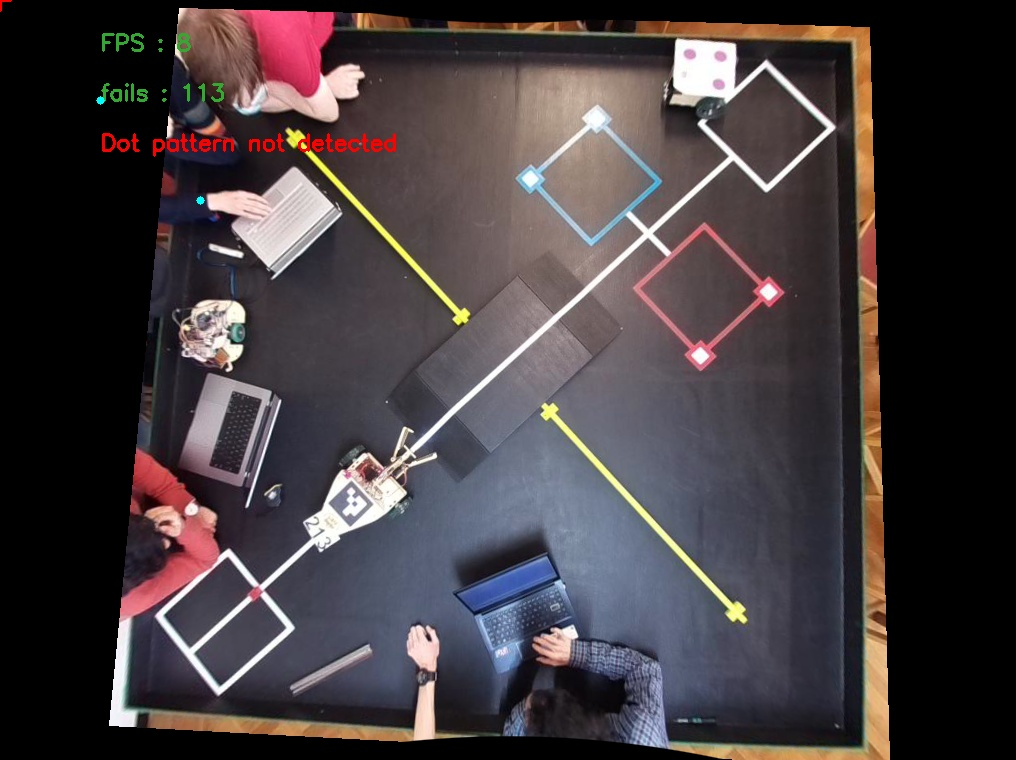
#> input picture nav-test-fails/1.jpg, 1016 x 760 px, found by its file name
$ python find_coords.py   (older library calls are emulated)
#> lines starting #> are read from the running program, lines starting #| are printed output that depends on the picture; after the words box and inside, x2 and y2 are one past the last pixel; in counts of white or black regions, pixels touching at a corner belong together; long printed decimals are rounded
#> in _test_dropoff_boxes, image is the input picture: shape (760, 1016, 3); mean B, G, R 62.5, 59.8, 67.7
### cv/unfisheye.py
"""Remove fisheye effects from a single image, given the calibration coefficients found in calibrate.py"""

import numpy as np
import cv2

# Windows checkerboard2
DIM=(1016, 760)
K=np.array([[617.046363722009, 0.0, 508.1742575190148], [0.0, 614.3819211597321, 382.7568542470966], [0.0, 0.0, 1.0]])
D=np.array([[-0.23284420692502958], [0.7725973070172576], [-1.2587721414504571], [0.7234483916379288]])

debug = __name__ == "__main__"

def undistort(img: np.ndarray , balance=0.0, dim2=None, dim3=None) -> np.ndarray:
    """Returns the image without fisheye distortion.

    Uses calibration coefficients found using calibrate.py with checkerboards.
    Allows retrieval of some of the cropped pixels with the help of "balance".
    See link for more info:
    https://medium.com/@kennethjiang/calibrate-fisheye-lens-using-opencv-part-2-13990f1b157f

    Parameters
    ----------
    img : np.ndarray
        The image with distortion
    balance : float
        How much of the undistorted image to keep: 1 = keep all, 0 = keep only inner portion.
    dim2 : list
        Dimensions (x,y) of the cropped image (default same as img)
    dim3 : list
        Dimensions (x,y) of the output image (default same as img)

    Returns
    -------
    undistorted_img : np.ndarray
        The image without distortion
    """
#> called with balance = 0
    if debug:
        cv2.imshow("input", img)
        cv2.waitKey(0)
        cv2.destroyAllWindows()
    dim1 = img.shape[:2][::-1]  #dim1 is the dimension of input image to un-distort
    assert dim1[0]/dim1[1] == DIM[0]/DIM[1], "Image to undistort needs to have same aspect ratio as the ones used in calibration"
    if not dim2:
        dim2 = dim1
    if not dim3:
        dim3 = dim1

    scaled_K = K * dim1[0] / DIM[0]  # The values of K is to scale with image dimension.
    scaled_K[2][2] = 1.0  # Except that K[2][2] is always 1.0
    # This is how scaled_K, dim2 and balance are used to determine the final K used to un-distort image.
    # OpenCV document failed to make this clear!

    # Select balance
    new_K = cv2.fisheye.estimateNewCameraMatrixForUndistortRectify(scaled_K, D, dim2, np.eye(3), balance=balance)
    map1, map2 = cv2.fisheye.initUndistortRectifyMap(scaled_K, D, np.eye(3), new_K, dim3, cv2.CV_16SC2)
    undistorted_img = cv2.remap(img, map1, map2,
        interpolation=cv2.INTER_LINEAR, borderMode=cv2.BORDER_CONSTANT)
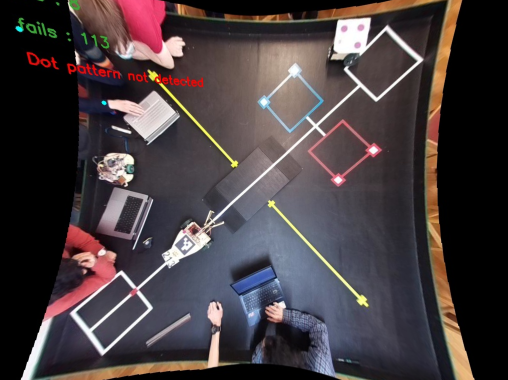
#> undistorted_img: shape (760, 1016, 3) (shown at 1/2 size); mean B, G, R 63.7, 61.1, 70.5
    if debug:
        cv2.imshow("undistorted", undistorted_img)
        cv2.waitKey(0)
        cv2.destroyAllWindows()
    return undistorted_img
if debug:
    # pic_name = "checkerboard2/3.jpg"
    pic_name = "new_board/1.jpg"
    img = cv2.imread(pic_name)
    undistort(img)

### cv/crop_board.py
import numpy as np
import cv2
from find_coords import untransform_board

_DEBUG = __name__ == "__main__"

BOARD_CORNERS_T = np.array((
    (-0.04257, -2.49275),
    (-2.46891, -0.01291),
    (-0.06849, 2.69533),
    (2.75669, -0.03823)
))
#> BOARD_CORNERS_T = [[-0.0426, -2.49], [-2.47, -0.0129], [-0.0685, 2.7], [2.76, -0.0382]]

PICKUP_CORNERS_T = np.array((
    (0.22048, 1.67371),
    (-0.31464, 1.64469),
    (-0.32059, 2.16882),
    (0.20810, 2.20481)
))
#> PICKUP_CORNERS_T = [[0.22, 1.67], [-0.315, 1.64], [-0.321, 2.17], [0.208, 2.2]]

PICKUP_CENTRE_T = np.mean(PICKUP_CORNERS_T, axis=0)
#> PICKUP_CENTRE_T = [-0.0517, 1.92]

# [15 lines left out: functions get_board_corners, get_pickup_corners, not called in this run]


def crop_board(image: np.ndarray, shift: np.ndarray, invmat: np.ndarray,
               corners: np.ndarray = None):
    """Remove everything in the image except for the area inside the corners

    Parameters
    ----------
    image : np.ndarray
        An undistorted image
    shift : np.ndarray
        The shift vector found with get_shift_invmat_mat()
    invmat : np.ndarray
        The inverse matrix found with get_shift_invmat_mat()
    corners : np.ndarray or None
        Corners to crop into, default board outer corners

    Returns
    -------
    np.ndarray
        The cropped image
    """
    if corners is None:
        corners = get_board_corners(shift, invmat)
    mask = np.zeros(image.shape[0:2], dtype=np.uint8)
    cv2.fillConvexPoly(mask, np.int0(corners), 255)
    cropped = cv2.bitwise_and(image, image, mask=mask)
    if __name__ == "__main__":
        cv2.imshow("mask", mask)
        cv2.waitKey(0)
        cv2.imshow("cropped", cropped)
        cv2.waitKey(0)
        cv2.destroyAllWindows()
    return cropped

def remove_shadow(image: np.ndarray, k: int = 201):
    """Remove the spotlights / shadows from an image of the board.
    Works best if the image is already cropped into the board.
    Known issue: if k is less than < 150, the purple tracking dots will have
    a large green smear added to them (they are detected as spotlights)

    Parameters
    ----------
    image : np.ndarray
        Image to remove spotlights / shadows from
    k : int
        The characteristic size of the spotlights / shadows

    Returns
    -------
    np.ndarray
        Image without spotlights / shadows
    """
    inverted = cv2.bitwise_not(image)
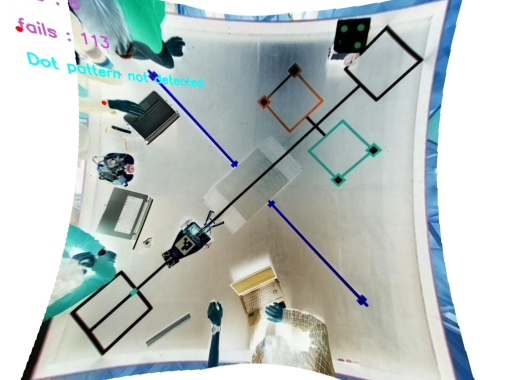
#> inverted: shape (760, 1016, 3) (shown at 1/2 size); mean B, G, R 191.3, 193.9, 184.5
    rgb_planes = cv2.split(inverted)

    result_planes = []
    result_norm_planes = []
    for plane in rgb_planes:
        dilated_img = cv2.dilate(plane, np.ones((7,7), np.uint8))
        bg_img = cv2.medianBlur(dilated_img, k)
        diff_img = 255 - cv2.absdiff(plane, bg_img)
        norm_img = cv2.normalize(diff_img,None, alpha=0, beta=255, norm_type=cv2.NORM_MINMAX, dtype=cv2.CV_8UC1)
        result_planes.append(diff_img)
        result_norm_planes.append(norm_img)

    result = cv2.merge(result_planes)
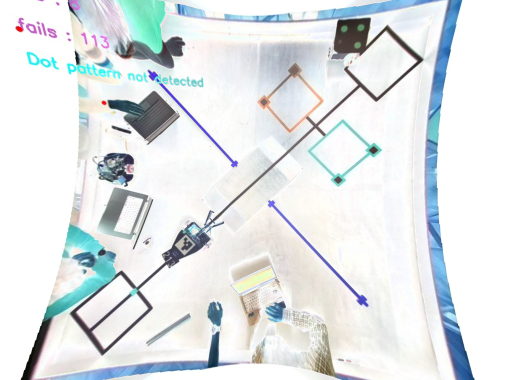
#> result: shape (760, 1016, 3) (shown at 1/2 size); mean of channels 0, 1, 2 231.3, 229.6, 224.7; drawn as B, G, R
    result_norm = cv2.merge(result_norm_planes)
#> in dropoff_boxes, `image2 = remove_shadow(image2)`:
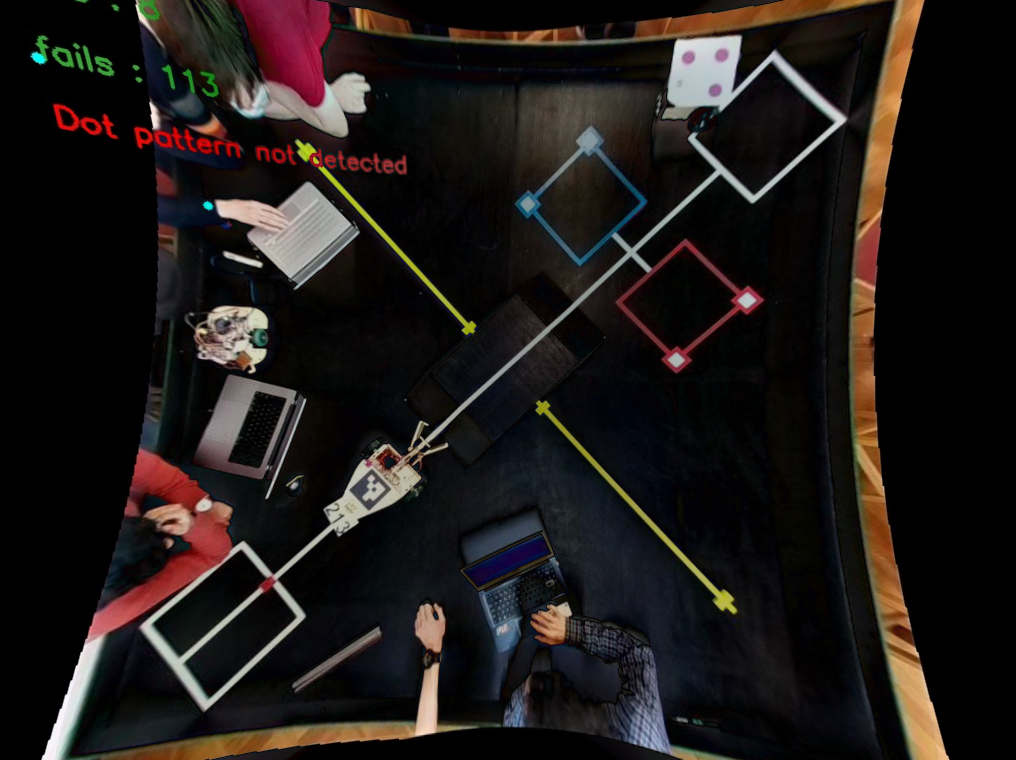
#> image2: shape (760, 1016, 3); mean B, G, R 23.7, 25.4, 30.5
#> in barrier_centres, `hMin = 20`: hMin = 20
#> in barrier_centres, `hMax = 50`: hMax = 50
#> in barrier_centres, `sMax = 255`: sMax = 255
#> in barrier_centres, `lower = np.array([hMin, sMin, vMin])`: lower = [20, 20, 20]
#> in barrier_centres, `upper = np.array([hMax, sMax, vMax])`: upper = [50, 255, 255]
#> in barrier_centres, `cnts, _ = cv2.findContours(mask, cv2.RETR_TREE, cv2.CHAIN_APPROX_SIMPLE)`: cnts = 980 contours, 907 with area under 20; largest, box (x1, y1, x2, y2) and area: (451, 87, 634, 157) 3366, (531, 399, 743, 618) 2174, (848, 267, 871, 564) 1381, (177, 0, 247, 88) 1340, (318, 166, 477, 337) 1327
#> in barrier_centres, `middle = np.array((image.shape[1], image.shape[0])) / 2`: middle = [508, 380]
#> in barrier_centres, `mags = np.linalg.norm(centres, axis=1)`: mags = [409.1, 483.9, 195.9, 350.4, 166.5, 272.2]
#> in barrier_centres, `args = mags.argsort()`: args = [4, 2, 5, 3, 0, 1]
#> in barrier_centres, `centres = np.take(centres, args[:2], axis=0)`: centres = [[-107.7, -127], [138.5, 138.6]]
#> in get_shift_invmat_mat, `centres = barrier_centres(image)`: centres = [[400.3, 253], [646.5, 518.6]]
#> in get_shift_invmat_mat, `shift = (centres[0] + centres[1]) / 2`: shift = [523.4, 385.8]
#> in get_shift_invmat_mat, `c = centres[0] - shift`: c = [-123.1, -132.8]
#> in get_shift_invmat_mat, `c = c if c[0] > 0 else centres[1] - shift`: c = [123.1, 132.8]
#> in get_shift_invmat_mat, `mat = np.array(((c[0], c[1]), (-c[1], c[0]))) / (c[0]**2 + c[1]**2)`: mat = [[0.00375, 0.00405], [-0.00405, 0.00375]]
#> in get_shift_invmat_mat, `invmat = np.array(((c[0], -c[1]), (c[1], c[0])))`: invmat = [[123.1, -132.8], [132.8, 123.1]]
#> in dropoff_boxes, `shift, invmat, _ = get_shift_invmat_mat(image2)`: shift = [523.4, 385.8]; invmat = [[123.1, -132.8], [132.8, 123.1]]
#> in dropoff_boxes, `dropoff_area = ( untransform_board(shift, invmat, np.array((-0.77739, ..`: dropoff_area = ([501, 214.6], [596.7, 127.3], [788.2, 319.6], [695.1, 409.4])
    if _DEBUG:
        cv2.imshow("result_norm", cv2.bitwise_not(result_norm))
        cv2.waitKey(0)

    return cv2.bitwise_not(result_norm)

def kmeans(image: np.ndarray, K: int):
    """Limit the image to only contain "K" colours

    Parameters
    ----------
    image : np.ndarray
        The image to process
    K : int
        How many colours the final image should contain

    Returns
    -------
    np.ndarray
        Image with limited number of colours
    """

    Z = image.reshape((-1,3))
    # convert to np.float32
    Z = np.float32(Z)
    # define criteria, number of clusters(K) and apply kmeans()
    criteria = (cv2.TERM_CRITERIA_EPS + cv2.TERM_CRITERIA_MAX_ITER, 10, 1.0)
#> criteria = (3, 10, 1)
    ret,label,center=cv2.kmeans(Z,K,None,criteria,10,cv2.KMEANS_RANDOM_CENTERS)
#> ret = 18097466; center = [[93.28, 76.38, 44.31], [154.4, 154.8, 148.9], [0.266, 0.251, 0.35], [56.08, 48.47, 111.3]]
    # Now convert back into uint8, and make original image
    center = np.uint8(center)
#> center = [[93, 76, 44], [154, 154, 148], [0, 0, 0], [56, 48, 111]]
#> in dropoff_boxes, `hMin = 0`: hMin = 0
#> in dropoff_boxes, `vMin = 120`: vMin = 120
#> in dropoff_boxes, `hMax = 179`: hMax = 179
#> in dropoff_boxes, `sMax = 40`: sMax = 40
#> in dropoff_boxes, `vMax = 255`: vMax = 255
#> in dropoff_boxes, `lower = np.array([hMin, sMin, vMin])`: lower = [0, 0, 120]
#> in dropoff_boxes, `upper = np.array([hMax, sMax, vMax])`: upper = [179, 40, 255]
#> in dropoff_boxes, `cnts, _ = cv2.findContours(mask, cv2.RETR_TREE, cv2.CHAIN_APPROX_SIMPLE)`: cnts = 6 contours, 2 with area under 20; largest, box (x1, y1, x2, y2) and area: (582, 207, 680, 299) 689, (737, 292, 757, 309) 177, (668, 352, 685, 368) 138, (521, 197, 534, 212) 100
#| 138.5
#| 177.0
#| 689.0
#| 99.5
#| 0.0
#| 0.0
#| [array([675.907, 359.438]), array([746.579, 299.808 ])]
    res = center[label.flatten()]
    return res.reshape((image.shape))


# [27 lines left out: functions _test_kmeans, _test_crop, not called in this run]


# [3 lines that do not run on import are left out]

### cv/robot_properties.py
import numpy as np

DOT_PATTERN_DIR = -1 # -1 = forward in the
#> DOT_PATTERN_DIR = -1

# [36 lines of commented-out code are left out]
FINE_THRESH = 0.7 # in seconds
#> FINE_THRESH = 0.7
FORWARD_FINE = np.array((155,150))
#> FORWARD_FINE = [155, 150]
BACKWARD_FINE = -FORWARD_FINE
#> BACKWARD_FINE = [-155, -150]
FORWARD = np.array((255,255))
#> FORWARD = [255, 255]
BACKWARD = -FORWARD
#> BACKWARD = [-255, -255]
LEFT_FINE = np.array((-150,150))
#> LEFT_FINE = [-150, 150]
RIGHT_FINE = -LEFT_FINE
#> RIGHT_FINE = [150, -150]
LEFT = np.array((-255,255))
#> LEFT = [-255, 255]
RIGHT = -LEFT
#> RIGHT = [255, -255]

# Move forward and left/right, designed for going around the corner.
CORNER_LEFT = np.array((100,255))
#> CORNER_LEFT = [100, 255]
CORNER_RIGHT = np.array((255,100))
#> CORNER_RIGHT = [255, 100]

# was 25
MOVEMENT_SPEED_FINE = 30     # Forward/Backward movement speed in px/s on unscaled image
#> MOVEMENT_SPEED_FINE = 30
ROTATION_SPEED_FINE = 2 * np.pi / 6.85      # Radians per second
#> ROTATION_SPEED_FINE = 0.917
MOVEMENT_SPEED = 75     # Forward/Backward movement speed in px/s on unscaled image
#> MOVEMENT_SPEED = 75
ROTATION_SPEED = 2 * np.pi / 2.5      # Radians per second
#> ROTATION_SPEED = 2.51
CORNER_SPEED = 1 / 2.1 # Corners per second
#> CORNER_SPEED = 0.476

LARGE_ROTATION_THRESH = 0.5
#> LARGE_ROTATION_THRESH = 0.5

COFR_OFFSET = np.array([-1.1, 0]) # [-1.07271384  0.12336127], [-1.16548528 -0.327872  ]
#> COFR_OFFSET = [-1.1, 0]
TRUE_FRONT_OFFSET = np.array([9.12422037, 0.1491684 ])
#> TRUE_FRONT_OFFSET = [9.12, 0.149]
CORNER_LEFT_OFFSET = np.array([-0.75782368, -3.76264503]) #
#> CORNER_LEFT_OFFSET = [-0.758, -3.76]
CORNER_RIGHT_OFFSET = np.array([-1.0455142,  3.9454316]) #
#> CORNER_RIGHT_OFFSET = [-1.05, 3.95]

#------------------

GATE_UP = 135
#> GATE_UP = 135
GATE_DOWN = 45
#> GATE_DOWN = 45
GATE_OFFSET = np.array((1.25,0))
#> GATE_OFFSET = [1.25, 0]
MIDDLE_OFFSET = np.array((0,0))
#> MIDDLE_OFFSET = [0, 0]

SENSOR_OFFSET_DETECT = np.array((2.3,0.7))
#> SENSOR_OFFSET_DETECT = [2.3, 0.7]
SENSOR_OFFSET_NO_DETECT = np.array((3.5,0.7))
#> SENSOR_OFFSET_NO_DETECT = [3.5, 0.7]

# Purely for debugging purposes
_BOT_SIZE = 2
OUTER_BBOX = np.array((
    (-_BOT_SIZE, -_BOT_SIZE),
    (-_BOT_SIZE, _BOT_SIZE),
    (_BOT_SIZE, _BOT_SIZE),
    (_BOT_SIZE, -_BOT_SIZE)
))
#> OUTER_BBOX = [[-2, -2], [-2, 2], [2, 2], [2, -2]]

### cv/waypoints.py
import numpy as np
from robot_properties import *
from find_dots import untransform_coords, get_CofR, get_true_front, perp, angle
from find_coords import untransform_board
import cv2

_DEBUG = __name__ == "__main__"
MAX_COMMAND_NUM = 2
#> MAX_COMMAND_NUM = 2


class Waypoint:
    _target_pos: np.ndarray
    _target_orient: np.ndarray # which way the true forward dir should point, always unit length
    _pos_tol: float # pixels
    _near_tol: float # pixels
    _orient_tol: float # radians
    _orient_backward_ok: bool
    _move_backward_ok: bool
    _do_fine: bool

    # The position in the robot's coordinate system which we want to get to
    # target_pos
    _robot_offset: np.ndarray

    # [381 lines left out: functions __init__, _get_rotation_noalign, _get_m_new, _get_rotation_align_target, _get_rotation_align_CofR, _get_translation_noalign and 7 more, not called in this run]


# Generalises the idea of a list of actions to carry out
# Returns all the commands to be run at once.
class Subroutine:
    _actions: list or tuple
    _skip_checks: bool
    _just_once: "tuple[bool]"
    _has_run: "list[bool]"

    # [68 lines left out: functions __init__, draw, get_command_list, not called in this run]

# _T means transformed coordinates (relative to the yellow barriers)

BLUE_BARRIER_T = np.array((-1.57657, 0.00544))
#> BLUE_BARRIER_T = [-1.58, 0.00544]
RED_BARRIER_T = np.array((1.63555, -0.00785))
#> RED_BARRIER_T = [1.64, -0.00785]

BLUE_CORNER_T = np.array((-1.90484, 0)) # 0.02536
#> BLUE_CORNER_T = [-1.9, 0]
RED_CORNER_T = np.array((1.90484, 0)) # -0.00796 2.25079
#> RED_CORNER_T = [1.9, 0]
# Ordered towards pickup, first & last are routing waypoints
BLUE_CORNER_FORWARD_TS = np.array((
    (-1.77714, -0.16240), # (-1.79356, -0.18146) (-1.80997, -0.20051)
    BLUE_CORNER_T,
    (-1.11507, 0.82523)
))
#> BLUE_CORNER_FORWARD_TS = [[-1.78, -0.162], [-1.9, 0], [-1.12, 0.825]]
BLUE_CORNER_BACKWARD_TS = np.array((
    (-1.77395, 0.17771),
    BLUE_CORNER_T,
    (-1.28200, -0.67462),
))
#> BLUE_CORNER_BACKWARD_TS = [[-1.77, 0.178], [-1.9, 0], [-1.28, -0.675]]
RED_CORNER_FORWARD_TS = np.array((
    (1.90121, -0.22039),
    RED_CORNER_T,
    (1.23903, 0.74794)
))
#> RED_CORNER_FORWARD_TS = [[1.9, -0.22], [1.9, 0], [1.24, 0.748]]
RED_CORNER_BACKWARD_TS = np.array((
    (1.94007, 0.21116),
    RED_CORNER_T,
    (1.37965, -0.58829),
))
#> RED_CORNER_BACKWARD_TS = [[1.94, 0.211], [1.9, 0], [1.38, -0.588]]
PICKUP_CROSS_T = np.array((-0.04367, 1.02938))
#> PICKUP_CROSS_T = [-0.0437, 1.03]
DROPOFF_CROSS_T = np.array((-0.04001, -0.98237))
#> DROPOFF_CROSS_T = [-0.04, -0.982]

BRIDGE_MIDDLE_T = (PICKUP_CROSS_T + DROPOFF_CROSS_T) / 2
#> BRIDGE_MIDDLE_T = [-0.0418, 0.0235]

BLUE_DROPOFFS_T = np.array((
    (-0.63225, -1.18038),
    (-0.63766, -0.72680)
))
#> BLUE_DROPOFFS_T = [[-0.632, -1.18], [-0.638, -0.727]]
RED_DROPOFFS_T = np.array((
    (0.59841, -1.22614),
    (0.59703, -0.75593)
))
#> RED_DROPOFFS_T = [[0.598, -1.23], [0.597, -0.756]]

HOME_T = np.array((-0.02170, -1.78574))
#> HOME_T = [-0.0217, -1.79]

## Intermediate waypoints
# Near corners on pickup / dropoff side
BLUE_POINT_PICKUP_T = np.array((-1.45095, 0.37588))
#> BLUE_POINT_PICKUP_T = [-1.45, 0.376]
BLUE_POINT_DROPOFF_T = np.array((-1.43618, -0.39134))
#> BLUE_POINT_DROPOFF_T = [-1.44, -0.391]
# Near dropoff boxes
BLUE_POINT_BOX1_T = np.array((-0.82942, -0.98781))
#> BLUE_POINT_BOX1_T = [-0.829, -0.988]
BLUE_POINT_BOX2_T = np.array((-0.84395, -0.51035))
#> BLUE_POINT_BOX2_T = [-0.844, -0.51]

RED_POINT_PICKUP_T = np.array((1.48792, 0.51021))
#> RED_POINT_PICKUP_T = [1.49, 0.51]
RED_POINT_DROPOFF_T = np.array((1.56643, -0.41359))
#> RED_POINT_DROPOFF_T = [1.57, -0.414]
RED_POINT_BOX1_T = np.array((0.79716, -1.04265))
#> RED_POINT_BOX1_T = [0.797, -1.04]
RED_POINT_BOX2_T = np.array((0.80650, -0.55608))
#> RED_POINT_BOX2_T = [0.806, -0.556]


# =====================================================================
# =====================================================================

# [268 lines left out: functions _test_waypoint, _test_waypoint_list, _test_subroutine, not called in this run]
# [4 lines that do not run on import are left out]

### cv/find_coords.py
# importing the module
import cv2
import numpy as np

_DEBUG = __name__ == "__main__"
_DRAW_MASKS = True


# function to display the coordinates of
# of the points clicked on the image
# [411 lines left out: functions click_event, click_event_normalised, barrier_centres, dropoff_boxes, get_shift_invmat_mat, transform_board and 4 more, not called in this run]
#> in barrier_centres (call 2), `cnts, _ = cv2.findContours(mask, cv2.RETR_TREE, cv2.CHAIN_APPROX_SIMPLE)`: cnts = 187 contours, 148 with area under 20; largest, box (x1, y1, x2, y2) and area: (535, 399, 739, 617) 2537, (317, 166, 478, 337) 1942, (840, 281, 871, 556) 1573, (866, 571, 920, 760) 1078, (446, 35, 593, 52) 657
    shift = (centres[0] + centres[1]) / 2
    # c = bottom right barrier centroid - shift
    c = centres[0] - shift
    c = c if c[0] > 0 else centres[1] - shift
    # Map to normalised coordinates
    mat = np.array(((c[0], c[1]), (-c[1], c[0]))) / (c[0]**2 + c[1]**2)
    # Map from normalised coordinates
    invmat = np.array(((c[0], -c[1]), (c[1], c[0])))
    if __name__ == "__main__":
        print(centres)
        cv2.circle(image, np.int0(centres[0]), 5, (255,0,0), -1)
        cv2.circle(image, np.int0(centres[1]), 5, (255,0,0), -1)
    return shift, invmat, mat

def transform_board(shift: np.ndarray, mat: np.ndarray, x: np.ndarray):
    """Return the normalised board coordinates from camera coordinates

    Parameters
    ----------
    shift : np.ndarray
        The shift vector found with get_shift_invmat_mat()
    mat : np.ndarray
        The matrix found with get_shift_invmat_mat()
    x : np.ndarray
        Camera coordinates to transform

    Returns
    -------
    np.ndarray
        Transformed coordinates
    """
    return np.matmul(mat, x - shift)

def untransform_board(shift: np.ndarray, invmat: np.ndarray, transformed :np.ndarray):
    """Return the camera coordinates from normalised board coordinates

    Parameters
    ----------
    shift : np.ndarray
        The shift vector found with get_shift_invmat_mat()
    invmat : np.ndarray
        The inverse matrix found with get_shift_invmat_mat()
    transformed : np.ndarray
        Normalised board coordinates to untransform

    Returns
    -------
    np.ndarray
        Camera coords corresponding to the transformed coords
    """
    return np.matmul(invmat, transformed) + shift

def _pick_points():
    from unfisheye import undistort
    # reading the image
    image = cv2.imread('checkerboard2/3.jpg', 1)
    image = undistort(image)

    # displaying the image
    cv2.imshow('image', image)

    # setting mouse handler for the image
    # and calling the click_event() function
    cv2.setMouseCallback('image', click_event, image)

    # wait for a key to be pressed to exit
    cv2.waitKey(0)

    # close the window
    cv2.destroyAllWindows()

def _pick_points_normalised():
    from unfisheye import undistort
    from crop_board import crop_board, remove_shadow

    # Return the points normalised by the barrier positions

    # image = cv2.imread('dots/dot17.jpg')
    image = cv2.imread('nav-test-fails/1.jpg')
    # image = cv2.imread('checkerboard2/3.jpg')

    image = undistort(image, 0.4)
    image2 = image.copy()
    # Shadow removal on an uncropped image results in many artefacts,
    # but is helpful for reliable shift / mat calculation.
    # So we keep a copy handy, before any artefacts.

    # Preprocessing
    image2 = remove_shadow(image2, 101)
    shift, invmat, mat = get_shift_invmat_mat(image2)
    image = crop_board(image, shift, invmat)

    # displaying the image
    cv2.imshow('image', remove_shadow(image))

    # setting mouse handler for the image
    # and calling the click_event() function
    cv2.setMouseCallback('image', click_event_normalised, (image, shift, mat))

    # wait for a key to be pressed to exit
    cv2.waitKey(0)

    # close the window
    cv2.destroyAllWindows()

def _test_dropoff_boxes():
    from unfisheye import undistort

    # image = cv2.imread('new_board/1.jpg')
    image = cv2.imread('nav-test-fails/1.jpg')
    # image = cv2.imread('dropoff-boxes/5.jpg')
    # image = cv2.imread('checkerboard2/3.jpg')

    image = undistort(image)

    for i,group in enumerate(dropoff_boxes(image)):
#> in dropoff_boxes, `shift, invmat, mat = get_shift_invmat_mat(img)`: shift = [521.5, 383.9]; invmat = [[122.4, -131.7], [131.7, 122.4]]; mat = [[0.00379, 0.00407], [-0.00407, 0.00379]]
#> in dropoff_boxes, `fail_i = -1`: fail_i = -1
#> (printed output is left out)
        for p in group:
            cv2.drawMarker(image, np.int0(p), (255,0,0) if i == 0 else (0,0,255),
                           cv2.MARKER_CROSS, 40, 1)

    cv2.imshow('image', image)
    cv2.waitKey(0)

if __name__=="__main__":
    # _pick_points()
    # _pick_points_normalised()
#> (the run stopped early here; a loop or call above may not have finished)
